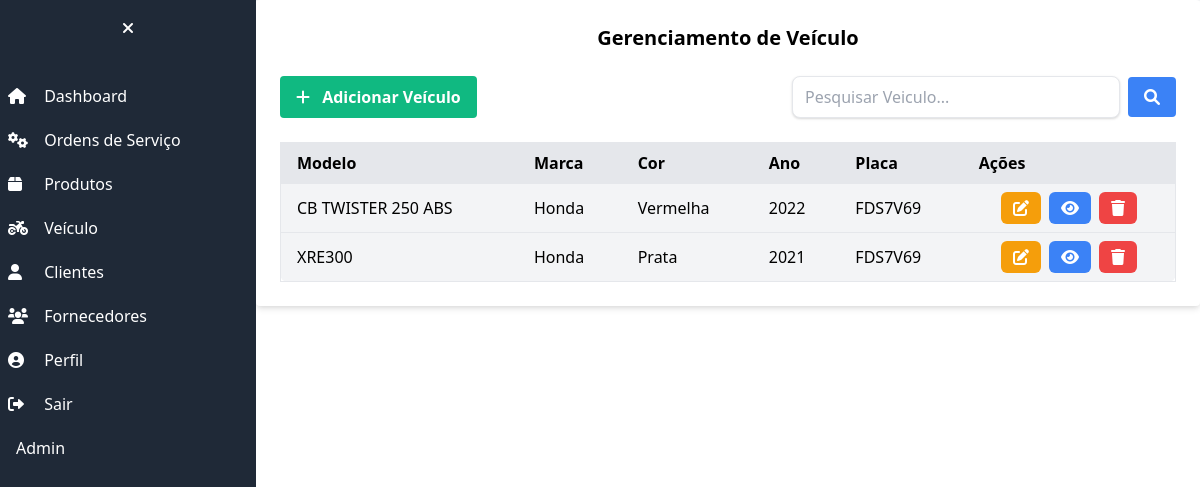
/veiculos/ (signed in), run on an earlier commit of the app's database.
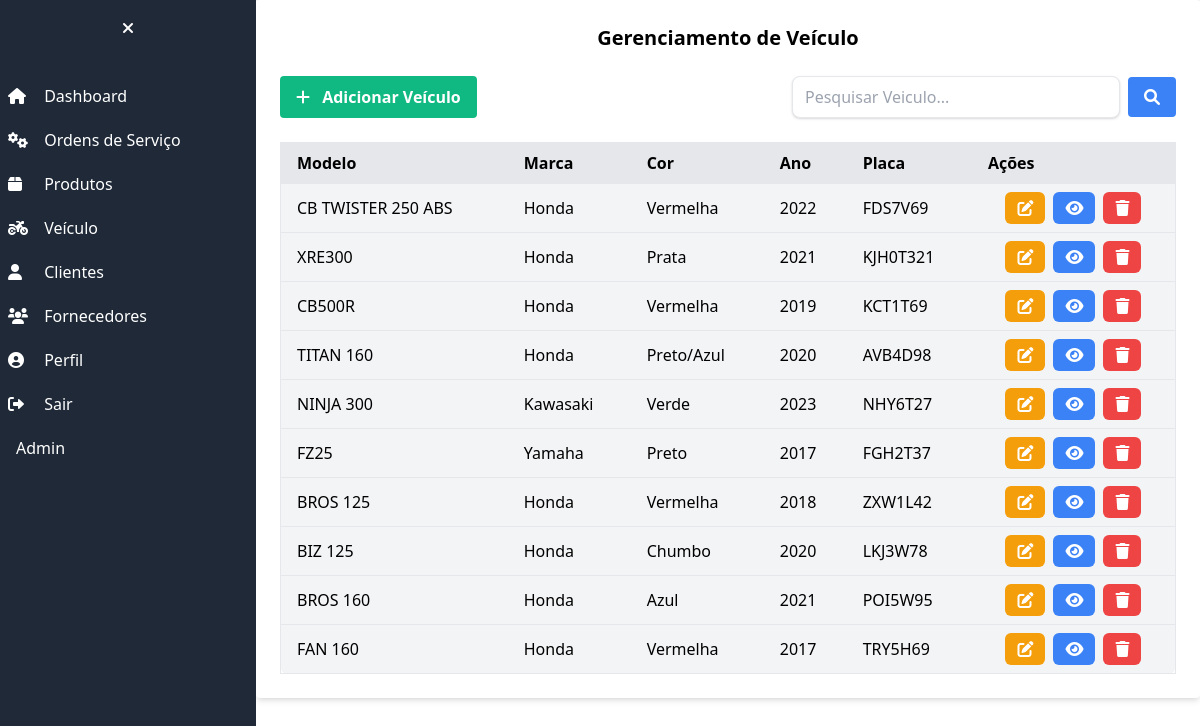
And on a later commit of the database.
### veiculo/models.py (models this page shows, shortened)
class Veiculo(models.Model):
    cliente_nome = models.ForeignKey(Cliente, on_delete=models.CASCADE, verbose_name='Nome do Cliente')
    modelo = models.CharField(max_length=100)
    marca = models.CharField(max_length=100)
    cor = models.CharField(max_length=100)
    ano = models.CharField(max_length=4)
    placa = models.CharField(max_length=8)
    foto_veiculo = models.ImageField(upload_to='images/', blank=True, verbose_name='Foto do veiculo')
    class Meta:
        verbose_name = 'Veiculo'
        verbose_name_plural = 'Veiculos'

### veiculo/views.py (the view)
# urls.py: path('', VeiculoListView.as_view(), name='veiculo_list'),
class VeiculoListView(ListView):
    model = Veiculo
    template_name = "veiculo_list.html"
    context_object_name = "veiculos"
    def get_queryset(self):
        queryset = super().get_queryset()
        search_query = self.request.GET.get("search", "")
        if search_query:
            queryset = queryset.filter(modelo__icontains=search_query)
        return queryset

### veiculo/templates/veiculo_list.html (shortened to what this page needs)
{% extends "base.html" %}
{% block content %}
<div class="w-full max-w-full md:max-w-5xl lg:max-w-7xl mx-auto bg-white rounded shadow-md p-6">
    <h2 class="text-xl font-bold mb-6 text-center">Gerenciamento de Veículo</h2>
    <div class="flex justify-between mb-6">
        <button class="bg-green-500 hover:bg-green-600 text-white font-bold py-2 px-4 rounded focus:outline-none focus:shadow-outline flex items-center">
            <a href="veiculos/novo/">
            <i class="fas fa-plus mr-2"></i> Adicionar Veículo
            </a>
        </button>
        <form method="GET" action="{% url 'veiculo_list' %}" class="w-full max-w-sm flex items-center">
            <input
                type="text"
                name="search"
                placeholder="Pesquisar Veiculo..."
                class="w-full py-2 px-3 border rounded-lg shadow focus:outline-none focus:ring"
                value="{{ request.GET.search|default:'' }}"
            />
            <button
                type="submit"
                class="ml-2 bg-blue-500 hover:bg-blue-600 text-white font-bold py-2 px-4 rounded focus:outline-none focus:shadow-outline"
            >
                <i class="fas fa-search"></i>
            </button>
        </form>
    </div>
    <div class="overflow-x-auto">
        <table class="table-auto w-full text-left bg-gray-100 border rounded-lg">
            <thead>
                <tr class="bg-gray-200">
                    <th class="px-4 py-2">Modelo</th>
                    <th class="px-4 py-2">Marca</th>
                    <th class="px-4 py-2">Cor</th>
                    <th class="px-4 py-2">Ano</th>
                    <th class="px-4 py-2">Placa</th>
                    <th class="px-4 py-2">Ações</th>
                </tr>
            </thead>
            <tbody>
                {% for veiculo in veiculos %}
                <tr class="border-t">
                    <td class="px-4 py-2">{{veiculo.modelo}}</td>
                    <td class="px-4 py-2">{{veiculo.marca}}</td>
                    <td class="px-4 py-2">{{veiculo.cor}}</td>
                    <td class="px-4 py-2">{{veiculo.ano}}</td>
                    <td class="px-4 py-2">{{veiculo.placa}}</td>
                    <td class=" px-4 py-2 text-center flex justify-center space-x-2">
                        <a href="{% url 'veiculo_edit' pk=veiculo.pk %}" class="bg-yellow-500 hover:bg-yellow-600 text-white py-1 px-3 rounded-md">
                            <i class="fas fa-edit"></i>
                        </a>
                        <a href="{% url 'veiculo_detail' pk=veiculo.pk %}" class="bg-blue-500 hover:bg-blue-600 text-white py-1 px-3 rounded-md">
                            <i class="fas fa-eye"></i>
                            </a>
                        <a href="{% url 'veiculo_confirm_delete' pk=veiculo.pk %}" class="bg-red-500 hover:bg-red-600 text-white py-1 px-3 rounded-md">
                            <i class="fas fa-trash"></i>
                        </a>
                    </td>
                </tr>
                {% empty %}
                <tr>
                    <td colspan="7" class="text-center text-gray-500 py-4">Nenhuma ordem de serviço encontrada.</td>
                </tr>
                {% endfor %}
            </tbody>
        </table>
    </div>
</div>
{% endblock %}

What changed in the data, as far as the page shows it:
changed Veiculo "XRE300": placa "FDS7V69" → "KJH0T321"
added Veiculo: modelo "CB500R", marca "Honda", cor "Vermelha", ano "2019", placa "KCT1T69"
added Veiculo: modelo "TITAN 160", marca "Honda", cor "Preto/Azul", ano "2020", placa "AVB4D98"
added Veiculo: modelo "NINJA 300", marca "Kawasaki", cor "Verde", ano "2023", placa "NHY6T27"
added Veiculo: modelo "FZ25", marca "Yamaha", cor "Preto", ano "2017", placa "FGH2T37"
added Veiculo: modelo "BROS 125", marca "Honda", cor "Vermelha", ano "2018", placa "ZXW1L42"
added Veiculo: modelo "BIZ 125", marca "Honda", cor "Chumbo", ano "2020", placa "LKJ3W78"
added Veiculo: modelo "BROS 160", marca "Honda", cor "Azul", ano "2021", placa "POI5W95"
added Veiculo: modelo "FAN 160", marca "Honda", cor "Vermelha", ano "2017", placa "TRY5H69"
